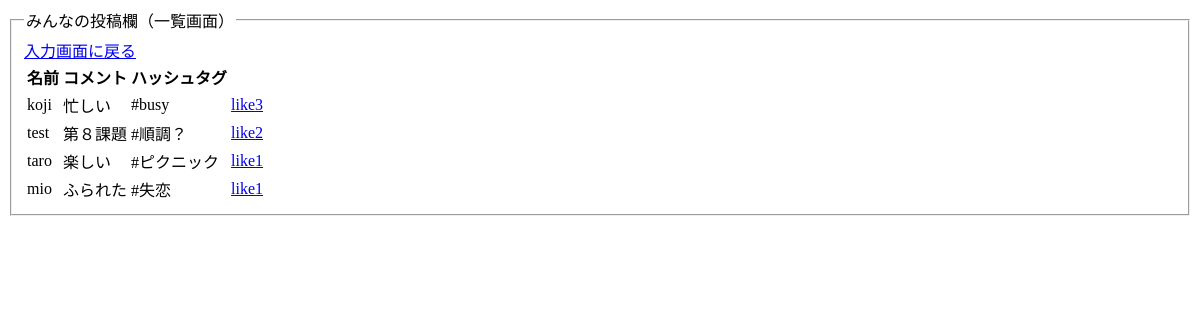
The app's page /select1.php (signed in) with its own data.
### tables this page shows
CREATE TABLE `sns_table` (
  `id` int(12) NOT NULL,
  `g_id` int(12) NOT NULL,
  `username` varchar(128) NOT NULL,
  `comment` varchar(128) NOT NULL,
  `hashtag` varchar(128) NOT NULL,
  `commentdate` timestamp NOT NULL DEFAULT current_timestamp() ON UPDATE current_timestamp()
);

### select1.php (the view, shortened to what this page needs)
<?php
$user_id = $_SESSION['id'];
$pdo = connect_to_db();
$sql = 'SELECT * FROM sns_table LEFT OUTER JOIN (SELECT comment_id, COUNT(id) AS cnt FROM like_sns_table GROUP BY comment_id) AS likes ON sns_table.id = likes.comment_id WHERE g_id=1';
$stmt = $pdo->prepare($sql);
$status = $stmt->execute();
if ($status == false) {
  $error = $stmt->errorInfo();
  exit('sqlError:'.$error[2]);
} else {
  $result = $stmt->fetchAll(PDO::FETCH_ASSOC);
  $output = "";
  foreach ($result as $record) {
    $output .= "<tr>";
    $output .= "<td>{$record["username"]}</td>";
    $output .= "<td>{$record["comment"]}</td>";
    $output .= "<td>{$record["hashtag"]}</td>";
    $output .= "<td><a href='like_create1.php?user_id={$user_id}&comment_id={$record["id"]}'>like{$record["cnt"]}</a></td>";
    $output .= "</tr>";
  }
}
?>
<!DOCTYPE html>
<html lang="ja">
<head>
  <link rel="stylesheet" href="style.css">
</head>
<body>
  <fieldset>
  <legend>みんなの投稿欄（一覧画面）</legend>
    <a href="index.php">入力画面に戻る</a>
    <table>
      <thead>
        <tr>
          <th>名前</th>
          <th>コメント</th>
          <th>ハッシュタグ</th>
        </tr>
      </thead>
      <tbody>
        <?= $output ?>
      </tbody>
    </table>
  </fieldset>
</body>
</html>

### records on screen
sns_table: username "koji", comment "忙しい", hashtag "#busy", cnt "3"
sns_table: username "test", comment "第８課題", hashtag "#順調？", cnt "2"
sns_table: username "taro", comment "楽しい", hashtag "#ピクニック", cnt "1"
sns_table: username "mio", comment "ふられた", hashtag "#失恋", cnt "1"
